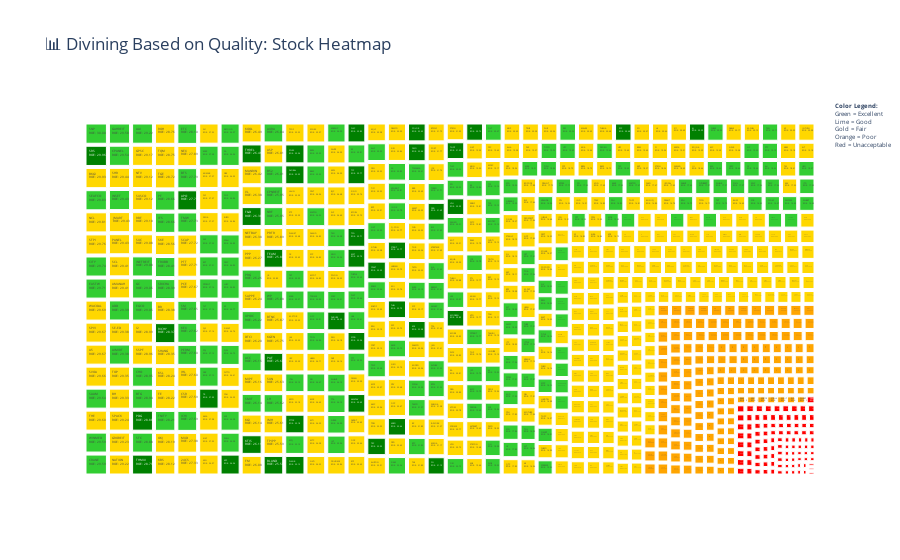

The code cell stored with this chart in its notebook:
### Code cell
# ==========================================
# 8️⃣ Treemap Divining Based on Quality + Legend อธิบายสี
# ==========================================
treemap_data = data_quality.copy()
treemap_data["Size"] = treemap_data["ROE"]  # ขนาดกล่อง = ROE

# Mapping สีตามระดับ Quality
color_map = {
    "Excellent": "green",
    "Good": "limegreen",
    "Fair": "gold",
    "Poor": "orange",
    "Unacceptable": "red"
}

fig = px.treemap(
    treemap_data,
    path=["Symbol"],      # ถ้ามี Sector: ["Sector","Symbol"]
    values="Size",
    color="Quality",      # ใช้ชื่อ Quality ตรง ๆ
    color_discrete_map=color_map,
    title="📊 Divining Based on Quality: Stock Heatmap",
    custom_data=["ROE", "P/E", "P/BV", "Dividend"]
)

# Tooltip แสดง ROE, P/E, P/BV, Dividend
fig.update_traces(
    texttemplate="%{label}<br>ROE: %{customdata[0]:.2f}",
    hovertemplate=(
        "<b>%{label}</b><br>" +
        "ROE: %{customdata[0]:.2f}<br>" +
        "P/E: %{customdata[1]:.2f}<br>" +
        "P/BV: %{customdata[2]:.2f}<br>" +
        "Dividend: %{customdata[3]:.2f}<extra></extra>"
    )
)

# Legend ชัดเจนด้านข้าง
fig.update_layout(
    legend_title=dict(
        text='📊 Stock Quality Level',
        font=dict(size=15, color="black")
    ),
    legend=dict(
        orientation="v",
        yanchor="top",
        y=1,
        xanchor="right",
        x=1.02,
        title_font_size=12,
        font=dict(size=12),
        itemsizing='constant',
        traceorder='normal'
    )
)

# เพิ่ม annotation อธิบายสีด้านข้าง (ถ้าต้องการ)
annotations = [
    dict(x=1.1, y=1, xref='paper', yref='paper',
         text="<b>Color Legend:</b><br>Green = Excellent<br>Lime = Good<br>Gold = Fair<br>Orange = Poor<br>Red = Unacceptable",
         showarrow=False, align='left', font=dict(size=6))
]
fig.update_layout(annotations=annotations)

fig.show()

### Figure 1 — Plotly figure (JSON) as saved in the notebook; plotly's stock layout.template omitted (floating-point values rounded to 4 significant figures; data arrays with more than 128 entries replaced by an {"elided": "..."} marker saying what was removed)
{"data": [{"branchvalues": "total", "customdata": {"elided": "923x5 mixed values"}, "domain": {"x": [0, 1], "y": [0, 1]}, "hovertemplate": "<b>%{label}</b><br>ROE: %{customdata[0]:.2f}<br>P/E: %{customdata[1]:.2f}<br>P/BV: %{customdata[2]:.2f}<br>Dividend: %{customdata[3]:.2f}<extra></extra>", "ids": {"elided": "923 str values"}, "labels": {"elided": "923 str values"}, "marker": {"colors": {"elided": "923 str values"}}, "name": "", "parents": {"elided": "923 str values"}, "texttemplate": "%{label}<br>ROE: %{customdata[0]:.2f}", "type": "treemap", "values": {"elided": "923 float values"}}], "layout": {"annotations": [{"align": "left", "font": {"size": 6}, "showarrow": false, "text": "<b>Color Legend:</b><br>Green = Excellent<br>Lime = Good<br>Gold = Fair<br>Orange = Poor<br>Red = Unacceptable", "x": 1.1, "xref": "paper", "y": 1, "yref": "paper"}], "legend": {"font": {"size": 12}, "itemsizing": "constant", "orientation": "v", "title": {"font": {"color": "black", "size": 12}, "text": "📊 Stock Quality Level"}, "tracegroupgap": 0, "traceorder": "normal", "x": 1.02, "xanchor": "right", "y": 1, "yanchor": "top"}, "title": {"text": "📊 Divining Based on Quality: Stock Heatmap"}}}
